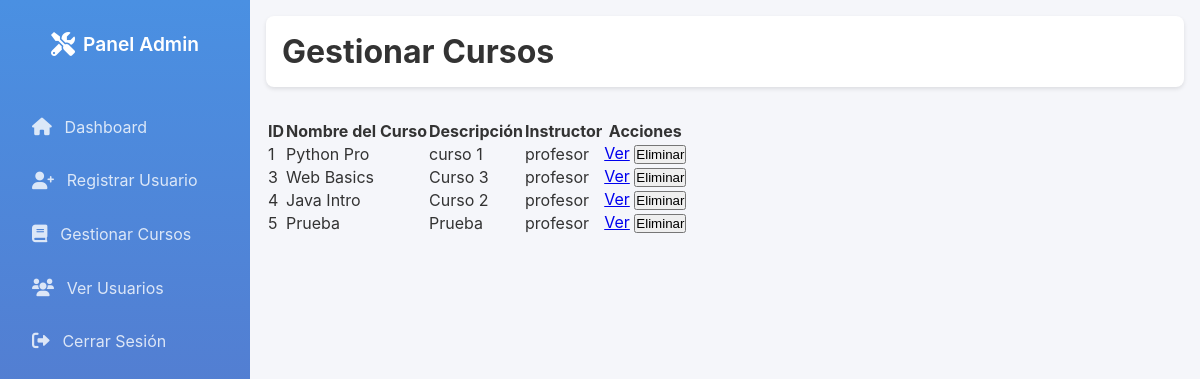
The app's page /admin/manage_courses (signed in), older data.
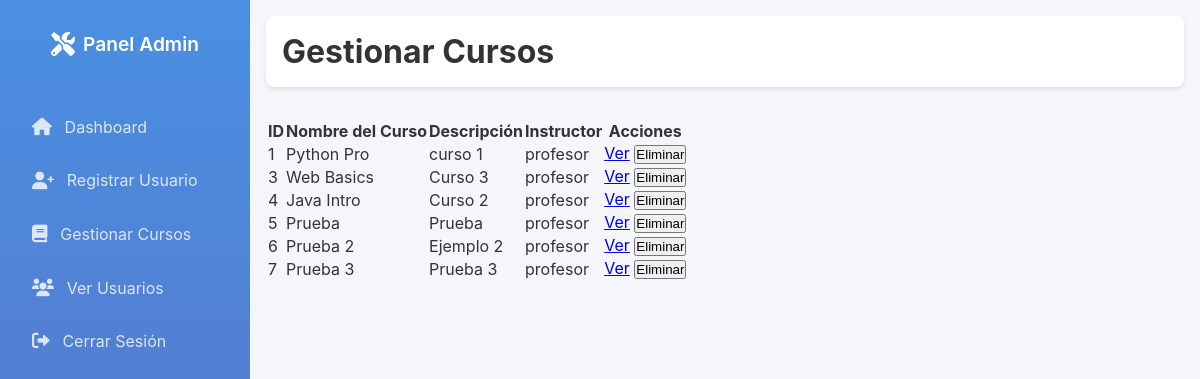
The same page, newer data.
### models.py (models this page shows, shortened)
class Course(db.Model):
    __tablename__ = 'courses'
    id = db.Column(db.Integer, primary_key=True)
    name = db.Column(db.String(200), nullable=False)
    description = db.Column(db.String(500), nullable=False)
    instructor_id = db.Column(db.Integer, db.ForeignKey('users.id'), nullable=False)
    modules = db.relationship('Module', back_populates='course', lazy=True, cascade='all, delete-orphan')
    enrollments = db.relationship(
        'CourseEnrollment', back_populates='course', lazy=True, cascade='all, delete-orphan'
    )

class User(UserMixin, db.Model):
    __tablename__ = 'users'
    id = db.Column(db.Integer, primary_key=True)
    username = db.Column(db.String(150), unique=True, nullable=False)
    email = db.Column(db.String(150), unique=True, nullable=False)
    password = db.Column(db.String(150), nullable=False)
    role_id = db.Column(db.Integer, db.ForeignKey('roles.id'), nullable=False)
    role = db.relationship('Role')
    courses = db.relationship('Course', backref='instructor', cascade='all, delete-orphan')  # Cursos que enseña
    enrollments = db.relationship('CourseEnrollment', backref='student', cascade='all, delete-orphan')  # Inscripciones
    responses = db.relationship('StudentResponse', backref='student', cascade='all, delete-orphan')  # Respuestas

### app.py (the view)
@app.route('/admin/manage_courses', methods=['GET', 'POST'])
@login_required
@role_required('admin')
def manage_courses():
    courses = Course.query.all()  # Obtén todos los cursos
    return render_template('admin/manage_courses.html', courses=courses)

### app.py (called while the page is built)
@login_manager.user_loader
def load_user(user_id):
    return User.query.get(int(user_id))

def role_required(role):
    def decorator(f):
        @wraps(f)
        def decorated_function(*args, **kwargs):
            if not current_user.is_authenticated or current_user.role.name != role:
                abort(403)
            return f(*args, **kwargs)
        return decorated_function
    return decorator

### app/templates/admin/manage_courses.html (shortened to what this page needs)
<!DOCTYPE html>
<html lang="es">
<head>
    <link rel="stylesheet" href="https://cdnjs.cloudflare.com/ajax/libs/font-awesome/6.0.0/css/all.min.css">
    <link rel="stylesheet" href="{{ url_for('static', filename='css/admin_dashboard.css') }}">
</head>
<body>
    <div class="admin-container">
        {% include 'admin/sidebar.html' %}
        <main class="main-content">
            <header class="top-bar">
                <h1>Gestionar Cursos</h1>
            </header>
            <table class="courses-table">
                <thead>
                    <tr>
                        <th>ID</th>
                        <th>Nombre del Curso</th>
                        <th>Descripción</th>
                        <th>Instructor</th>
                        <th>Acciones</th>
                    </tr>
                </thead>
                <tbody>
                    {% for course in courses %}
                    <tr>
                        <td>{{ course.id }}</td>
                        <td>{{ course.name }}</td>
                        <td>{{ course.description }}</td>
                        <td>{{ course.instructor.username }}</td>
                        <td>
                            <a href="{{ url_for('view_course', course_id=course.id) }}" class="btn btn-info">Ver</a>
                            <form method="POST" action="{{ url_for('delete_course', course_id=course.id) }}" style="display:inline;">
                                <button type="submit" class="btn btn-danger">Eliminar</button>
                            </form>
                        </td>
                    </tr>
                    {% endfor %}
                </tbody>
            </table>
        </main>
    </div>
</body>
</html>

Row changes from the older to the newer data that the page shows:
added Course: id "6", name "Prueba 2", description "Ejemplo 2", instructor.username "profesor"
added Course: id "7", name "Prueba 3", description "Prueba 3", instructor.username "profesor"
